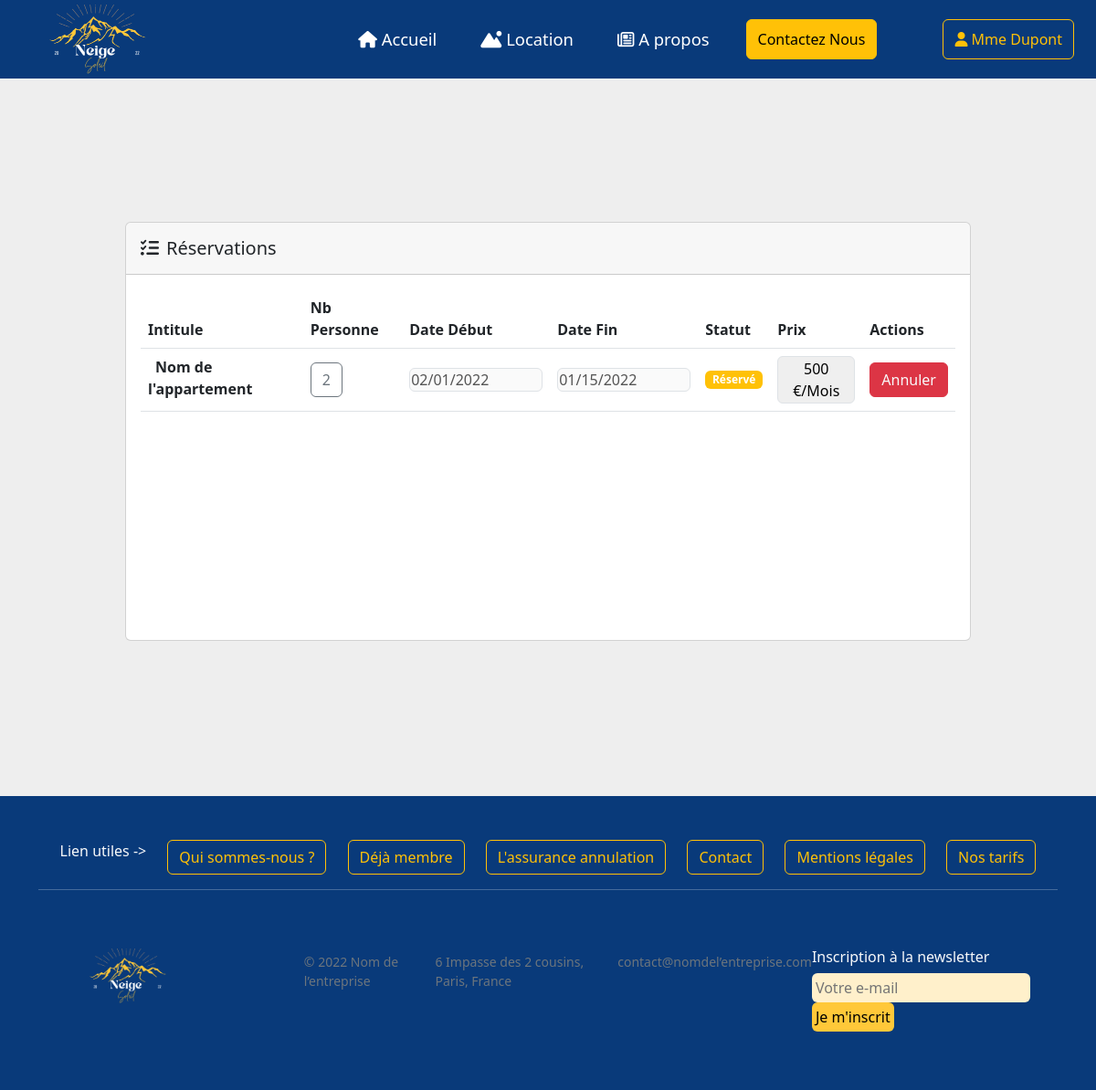
/index.php?page=reservation&id_user=1 (signed in), run on the app's committed database.
### tables this page shows
CREATE table reservation (
    id_reservation int (5) not null AUTO_INCREMENT,
    statut_reservation enum ("En cours réservation", "Réservé"),
    date_debut_reservation date,
    date_fin_reservation date,
    prix_reservation VARCHAR (50),
    nb_personnes int(5),
    id_user int(5), 
    id_appart int(5),
    id_materiel_proprio int(5),
    FOREIGN key (id_user) REFERENCES user(id_user), 
    FOREIGN key (id_materiel_proprio) REFERENCES materiel_proprio (id_materiel_proprio),
    FOREIGN key (id_appart) REFERENCES appartement(id_appart),
    primary key (id_reservation)
);

### controller/config_database.php (called while the page is built)
<?php
	$server = "localhost";
	$bdd = "neige_soleil";
	$user = "root";
	$mdp = "";
?>

### src/model.php (called while the page is built, shortened)
<?php
class Modele{
    private $unPDO;
    public function __construct($server, $bdd, $user, $mdp){
        $this->unPDO = null;
        try{
            $url = "mysql:host=".$server.";dbname=".$bdd;
            $this->unPDO = new PDO($url, $user, $mdp);
        }
        catch(PDOException $exp){
            echo "<br/>Erreur de connexion à la base de données !";
            echo $exp->getMessage();
        }
    }
    public function selectReservationLocataire($id_user)
    {
        if ($this->unPDO != null) {
            $request = "select * from reservation where id_user = :id_user";
            $donnees = array(":id_user" => $id_user );
            $select = $this->unPDO->prepare($request);
            $select->execute($donnees);
            $reservations = $select->fetchAll();
            return $reservations;
        }
    }
}

### setting/setting_reservation.php (called while the page is built, shortened)
<?php
if (isset($_GET['id_user'])) {
    $id_user = $_GET['id_user'];
    $reservations = $unController->selectReservationLocataire($id_user);
}

### controller/controller.php (called while the page is built, shortened)
<?php
require_once("src/model.php");
class Controller
{
    private $unModele;
    public function __construct($server, $bdd, $user, $mdp)
    {
        $this->unModele = new Modele($server, $bdd, $user, $mdp);
    }
    public function selectReservationLocataire($id_user)
    {
        $reservations = $this->unModele->selectReservationLocataire($id_user);
        return $reservations;
    }
}

### Templates/reservation.php (the view)
<section class="vh-100" style="background-color: #eee;">
    <div class="container py-5 h-100">
        <div class="row d-flex justify-content-center align-items-center h-100">
            <div class="col-md-12 col-xl-10">
                <div class="card">
                    <div class="card-header p-3">
                        <h5 class="mb-0"><i class="fas fa-tasks me-2"></i>Réservations</h5>
                    </div>
                    <div class="card-body" data-mdb-perfect-scrollbar="true" style="position: relative; height: 400px">
                        <table class="table mb-0 w-100">
                            <thead>
                                <tr>
                                    <th scope="col">Intitule</th>
                                    <th scope="col">Nb Personne</th>
                                    <th scope="col">Date Début</th>
                                    <th scope="col">Date Fin</th>
                                    <th scope="col">Statut</th>
                                    <th scope="col">Prix</th>
                                    <th scope="col">Actions</th>
                                </tr>
                            </thead>
                            <tbody>
                                <?php
                                    foreach ($reservations as $reservation){
                                echo '
                                <tr class="fw-normal">
                                    <th>
                                     <span class="ms-2">Nom de l\'appartement</span>
                                    </th>
                                    <td class="align-middle">
                                    <span class="btn btn-outline-secondary" disabled="disabled">'.$reservation['nb_personnes'].'</span>
                                    </td>
                                    <td class="align-middle">
                                    <input type="date" class=" border rounded" value="'.$reservation['date_fin_reservation'].'" disabled="disabled">
                                    </td>
                                    <td class="align-middle">
                                       <input type="date" class=" border rounded" value="'.$reservation['date_debut_reservation'].'" disabled="disabled">
                                    </td>
                                    <td class="align-middle">
                                        <h6 class="mb-0"><span class="badge bg-warning">'.$reservation['statut_reservation'].'</span></h6>
                                    </td>
                                    <td class="align-middle">
                                        <button  class=" border rounded">'.$reservation['prix_reservation'].' €/Mois</button>
                                    </td>
                                    <td class="align-middle">
                                        <button  class="btn btn-danger"><a href="#!" class="text-decoration-none text-light" data-mdb-toggle="tooltip" title="Done">Annuler</i></a></button>
                                    </td>
                                </tr>';
                            }
                                ?>
                            </tbody>
                        </table>
                    </div>
                </div>
            </div>
        </div>
    </div>
</section>

### data on the page
reservation: nb_personnes "2", date_fin_reservation "02/01/2022", date_debut_reservation "01/15/2022", statut_reservation "Réservé", prix_reservation "500"

### other printed values
$_SESSION["civilite_locataire"] "Mme"
$_SESSION["nom_locataire"] "Dupont"
